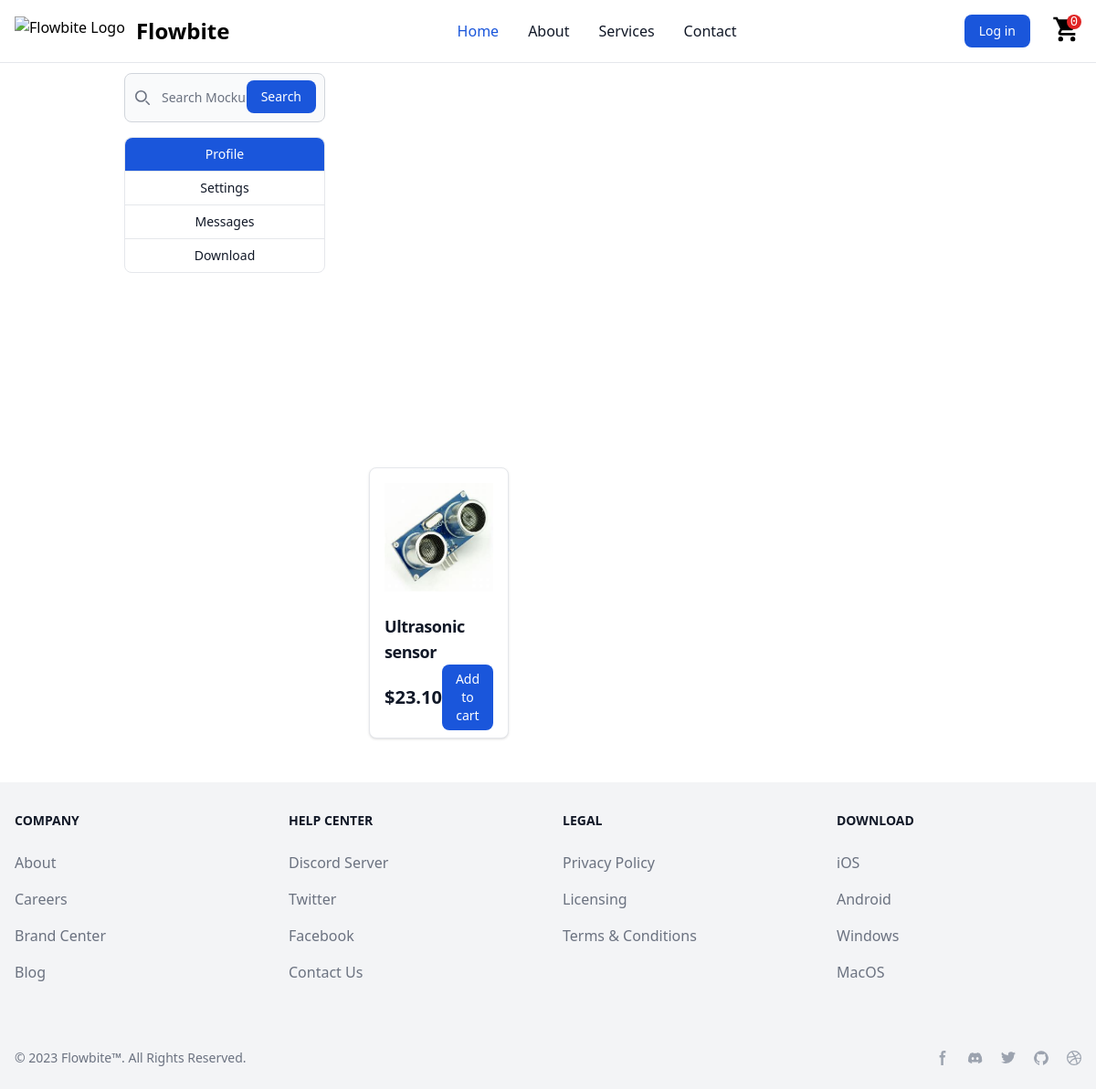
/, run on an earlier commit of the app's database.
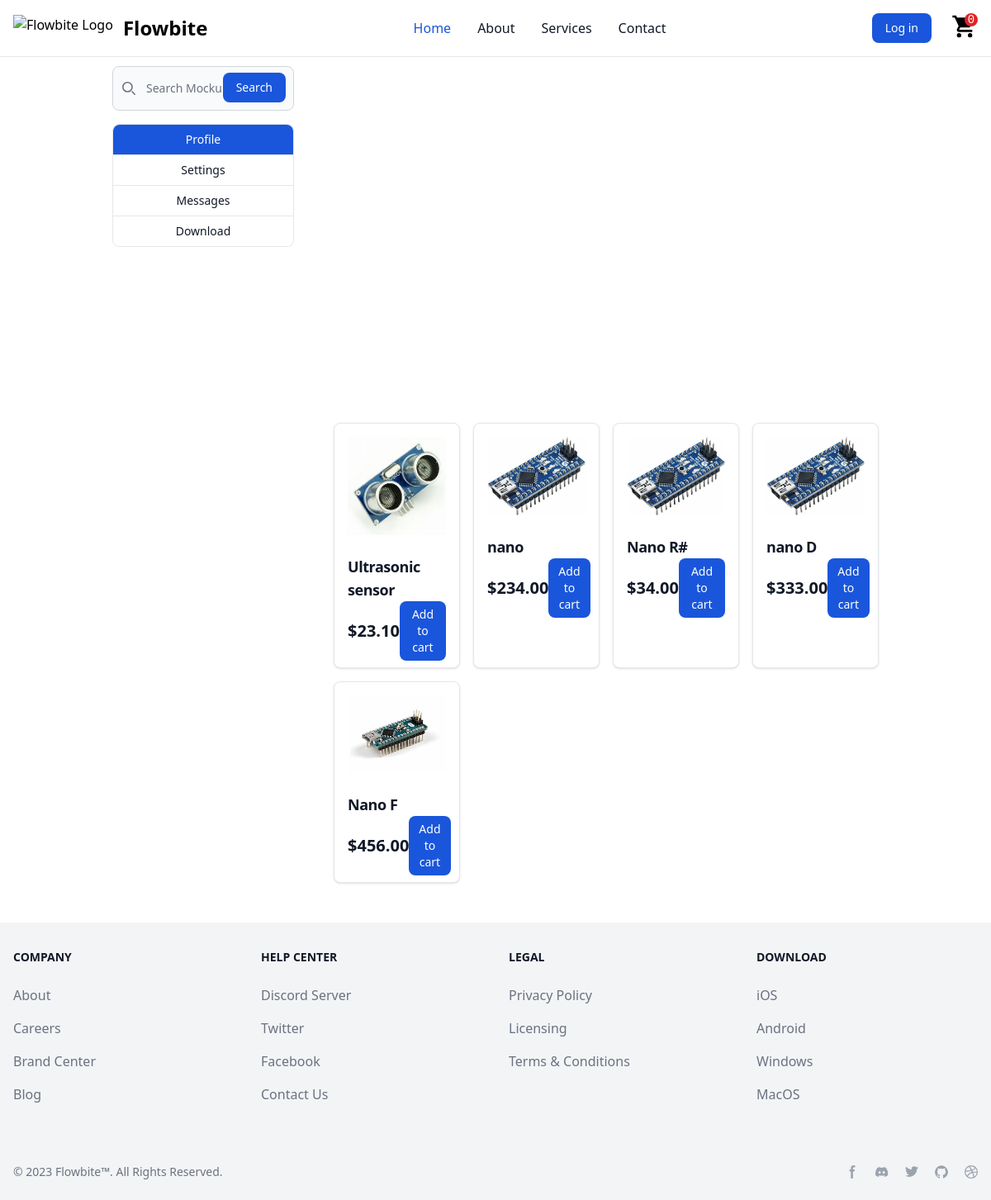
And on a later commit of the database.
### store/models.py (models this page shows, shortened)
class Product(models.Model):
    name = models.CharField(max_length=200, null=True)
    price = models.DecimalField(max_digits=7, decimal_places=2)
    digital = models.BooleanField(default=False, null=True, blank=True)
    image = models.ImageField(null=True, blank=True)
    @property
    def imageURL(self):
        try:
            url = self.image.url
        except:
            url = ''
        return url

### store/views.py (the view)
# urls.py: path('', include('store.urls')),
def store(request):
    data = cartData(request)
    cartItems = data['cartItems']
    products = Product.objects.all()
    context = {'products': products, 'cartItems': cartItems}
    return render(request, 'store.html', context)

### templates/store.html (shortened to what this page needs)
{% extends 'main.html' %}
{% load static %}
{% block content %}
<div class="flex flex-col lg:flex-row">
    <div class="lg:w-3/12 lg:mr-12">
        <form class="mb-4">
            <div class="relative">
                <div class="absolute inset-y-0 left-0 flex items-center pl-3 pointer-events-none">
                </div>
                <input type="search" id="default-search" class="block w-full p-4 pl-10 text-sm text-gray-900 border border-gray-300 rounded-lg bg-gray-50 focus:ring-blue-500 focus:border-blue-500 dark:bg-gray-700 dark:border-gray-600 dark:placeholder-gray-400 dark:text-white dark:focus:ring-blue-500 dark:focus:border-blue-500" placeholder="Search Mockups, Logos..." required>
                <button type="submit" class="text-white absolute right-2.5 bottom-2.5 bg-blue-700 hover:bg-blue-800 focus:ring-4 focus:outline-none focus:ring-blue-300 font-medium rounded-lg text-sm px-4 py-2 dark:bg-blue-600 dark:hover:bg-blue-700 dark:focus:ring-blue-800">Search</button>
            </div>
        </form>
        <div
            class="w-50 text-sm font-medium text-gray-900 bg-white border border-gray-200 rounded-lg dark:bg-gray-700 dark:border-gray-600 dark:text-white relative">
            <div class="relative group">
                <button aria-haspopup="true"
                    class="block w-full px-4 py-2 text-white bg-blue-700 border-b border-gray-200 rounded-t-lg cursor-pointer dark:bg-gray-800 dark:border-gray-600 dark:hover:bg-gray-600 dark:hover:text-white dark:focus:ring-gray-500 dark:focus:text-white">
                    Profile
                </button>
            </div>
            <div class="relative group">
                <button aria-haspopup="true"
                    class="block w-full px-4 py-2 border-b border-gray-200 cursor-pointer hover:bg-gray-100 hover:text-blue-700 focus:outline-none focus:ring-2 focus:ring-blue-700 focus:text-blue-700 dark:border-gray-600 dark:hover:bg-gray-600 dark:hover:text-white dark:focus:ring-gray-500 dark:focus:text-white">
                    Settings
                </button>
            </div>
            <div class="relative group">
                <button aria-haspopup="true"
                    class="block w-full px-4 py-2 border-b border-gray-200 cursor-pointer hover:bg-gray-100 hover:text-blue-700 focus:outline-none focus:ring-2 focus:ring-blue-700 focus:text-blue-700 dark:border-gray-600 dark:hover:bg-gray-600 dark:hover:text-white dark:focus:ring-gray-500 dark:focus:text-white">
                    Messages
                </button>
            </div>
            <div class="relative group">
                <button aria-haspopup="true"
                    class="block w-full px-4 py-2 rounded-b-lg cursor-pointer hover:bg-gray-100 hover:text-blue-700 focus:outline-none focus:ring-2 focus:ring-blue-700 focus:text-blue-700 dark:border-gray-600 dark:hover:bg-gray-600 dark:hover:text-white dark:focus:ring-gray-500 dark:focus:text-white">
                    Download
                </button>
            </div>
        </div>
    </div>
    <div class="lg:w-9/12">
        <div id="default-carousel" class="relative w-full" data-carousel="slide">
            <div class="relative h-56 lg:h-96 overflow-hidden rounded-lg md:h-96">
            </div>
            <div class="absolute z-30 flex space-x-3 -translate-x-1/2 bottom-5 left-1/2">
                <button type="button" class="w-3 h-3 rounded-full" aria-current="true" aria-label="Slide 1"
                    data-carousel-slide-to="0"></button>
                <button type="button" class="w-3 h-3 rounded-full" aria-current="false" aria-label="Slide 2"
                    data-carousel-slide-to="1"></button>
                <button type="button" class="w-3 h-3 rounded-full" aria-current="false" aria-label="Slide 3"
                    data-carousel-slide-to="2"></button>
                <button type="button" class="w-3 h-3 rounded-full" aria-current="false" aria-label="Slide 4"
                    data-carousel-slide-to="3"></button>
                <button type="button" class="w-3 h-3 rounded-full" aria-current="false" aria-label="Slide 5"
                    data-carousel-slide-to="4"></button>
            </div>
            <button type="button"
                class="absolute top-0 left-0 z-30 flex items-center justify-center h-full px-4 cursor-pointer group focus:outline-none"
                data-carousel-prev>
                <span
                    class="inline-flex items-center justify-center w-10 h-10 rounded-full bg-white/30 dark:bg-gray-800/30 group-hover:bg-white/50 dark:group-hover:bg-gray-800/60 group-focus:ring-4 group-focus:ring-white dark:group-focus:ring-gray-800/70 group-focus:outline-none">
                    <svg class="w-4 h-4 text-white dark:text-gray-800" aria-hidden="true"
                        xmlns="http://www.w3.org/2000/svg" fill="none" viewBox="0 0 6 10">
                        <path stroke="currentColor" stroke-linecap="round" stroke-linejoin="round" stroke-width="2"
                            d="M5 1 1 5l4 4" />
                    </svg>
                </span>
            </button>
            <button type="button"
                class="absolute top-0 right-0 z-30 flex items-center justify-center h-full px-4 cursor-pointer group focus:outline-none"
                data-carousel-next>
                <span
                    class="inline-flex items-center justify-center w-10 h-10 rounded-full bg-white/30 dark:bg-gray-800/30 group-hover:bg-white/50 dark:group-hover:bg-gray-800/60 group-focus:ring-4 group-focus:ring-white dark:group-focus:ring-gray-800/70 group-focus:outline-none">
                    <svg class="w-4 h-4 text-white dark:text-gray-800" aria-hidden="true"
                        xmlns="http://www.w3.org/2000/svg" fill="none" viewBox="0 0 6 10">
                        <path stroke="currentColor" stroke-linecap="round" stroke-linejoin="round" stroke-width="2"
                            d="m1 9 4-4-4-4" />
                    </svg>
                </span>
            </button>
        </div>
        <div class="grid grid-cols-1 sm:grid-cols-2 md:grid-cols-3 lg:grid-cols-4 gap-4 gap-x-4 mt-12">
            {% for product in products %}
            <div
                class="max-w-xs h-75 bg-white border border-gray-200 rounded-lg shadow dark:bg-gray-800 dark:border-gray-700">
                <a href="#">
                    <img class="p-4 rounded-t-lg max-h-45 mx-auto" src="{{product.imageURL}}" alt="product image" />
                </a>
                <div class="px-4 py-2">
                    <a href="#">
                        <h5 class="text-lg font-semibold tracking-tight text-gray-900 dark:text-white">
                            {{product.name}}
                        </h5>
                    </a>
                    <div class="flex items-center justify-between">
                        <span class="text-xl font-bold text-gray-900 dark:text-white">${{product.price}}</span>
                        <a data-product="{{product.id}}" data-action="add" href="#"
                            class="update-cart text-white bg-blue-700 hover:bg-blue-800 focus:ring-4 focus:outline-none focus:ring-blue-300 font-medium rounded-lg text-sm px-3 py-1.5 text-center dark:bg-blue-600 dark:hover:bg-blue-700 dark:focus:ring-blue-800">Add
                            to cart</a>
                    </div>
                </div>
            </div>
            {% endfor %}
        </div>
    </div>
</div>
{% endblock content %}

### templates/main.html (shortened to what this page needs)
{% load compress %}
{% load static %}
<!DOCTYPE html>
<html>
<head>
    {% compress css %}
    <link rel="stylesheet" href="{% static 'src/output.css' %}">
    {% endcompress %}
</head>
<body>
<nav class="bg-white dark:bg-gray-900 fixed w-full z-20 top-0 left-0 border-b border-gray-200 dark:border-gray-600">
    <div class="max-w-screen-xl flex flex-wrap items-center justify-between mx-auto p-4">
        <a href="https://flowbite.com/" class="flex items-center">
            <img src="https://flowbite.com/docs/images/logo.svg" class="h-8 mr-3" alt="Flowbite Logo">
            <span class="self-center text-2xl font-semibold whitespace-nowrap dark:text-white">Flowbite</span>
        </a>
        <div class="flex md:order-2">
            {% if user.is_authenticated %}
                <a href="{% url 'logout' %}">
                    <button type="button"
                    class="text-white bg-red-700 hover:bg-red-800 focus:ring-4 focus:outline-none focus:ring-red-300 font-medium rounded-lg text-sm px-4 py-2 text-center mr-3 md:mr-0 dark:bg-red-600 dark:hover:bg-red-700 dark:focus:ring-red-800">Log out</button>
                </a>
            {% else %}
                <a href="{% url 'login' %}">
                    <button type="button"
                    class="text-white bg-blue-700 hover:bg-blue-800 focus:ring-4 focus:outline-none focus:ring-blue-300 font-medium rounded-lg text-sm px-4 py-2 text-center mr-3 md:mr-0 dark:bg-blue-600 dark:hover:bg-blue-700 dark:focus:ring-blue-800">Log in</button>
                </a>
            {% endif %}
            <li class="font-sans block mt-4 lg:inline-block lg:mt-0 lg:ml-6 align-middle text-black hover:text-gray-700">
                <a href="{% url 'cart' %}" role="button" class="relative flex">
                    <span class="absolute right-0 top-0 rounded-full bg-red-600 w-4 h-4 top right p-0 m-0 text-white font-mono text-sm  leading-tight text-center">{{cartItems}}
                    </span>
                </a>
            </li>
        </div>
        <div class="items-center justify-between hidden w-full md:flex md:w-auto md:order-1" id="navbar-sticky">
            <ul
                class="flex flex-col p-4 md:p-0 mt-4 font-medium border border-gray-100 rounded-lg bg-gray-50 md:flex-row md:space-x-8 md:mt-0 md:border-0 md:bg-white dark:bg-gray-800 md:dark:bg-gray-900 dark:border-gray-700">
                <li>
                    <a href="{% url 'store' %}"
                        class="block py-2 pl-3 pr-4 text-white bg-blue-700 rounded md:bg-transparent md:text-blue-700 md:p-0 md:dark:text-blue-500"
                        aria-current="page">Home</a>
                </li>
                <li>
                    <a href="#"
                        class="block py-2 pl-3 pr-4 text-gray-900 rounded hover:bg-gray-100 md:hover:bg-transparent md:hover:text-blue-700 md:p-0 md:dark:hover:text-blue-500 dark:text-white dark:hover:bg-gray-700 dark:hover:text-white md:dark:hover:bg-transparent dark:border-gray-700">About</a>
                </li>
                <li>
                    <a href="#"
                        class="block py-2 pl-3 pr-4 text-gray-900 rounded hover:bg-gray-100 md:hover:bg-transparent md:hover:text-blue-700 md:p-0 md:dark:hover:text-blue-500 dark:text-white dark:hover:bg-gray-700 dark:hover:text-white md:dark:hover:bg-transparent dark:border-gray-700">Services</a>
                </li>
                <li>
                    <a href="#"
                        class="block py-2 pl-3 pr-4 text-gray-900 rounded hover:bg-gray-100 md:hover:bg-transparent md:hover:text-blue-700 md:p-0 md:dark:hover:text-blue-500 dark:text-white dark:hover:bg-gray-700 dark:hover:text-white md:dark:hover:bg-transparent dark:border-gray-700">Contact</a>
                </li>
            </ul>
        </div>
    </div>
</nav>
    <div class="container mx-auto px-12 mt-20">
        {% block content %}
        {% endblock content %}
    </div>
<footer class="bg-gray-100 dark:bg-gray-900 mt-12">
    <div class="mx-auto w-full max-w-screen-xl">
      <div class="grid grid-cols-2 gap-8 px-4 py-6 lg:py-8 md:grid-cols-4">
        <div>
            <h2 class="mb-6 text-sm font-semibold text-gray-900 uppercase dark:text-white">Company</h2>
            <ul class="text-gray-500 dark:text-gray-400 font-medium">
                <li class="mb-4">
                    <a href="#" class=" hover:underline">About</a>
                </li>
                <li class="mb-4">
                    <a href="#" class="hover:underline">Careers</a>
                </li>
                <li class="mb-4">
                    <a href="#" class="hover:underline">Brand Center</a>
                </li>
                <li class="mb-4">
                    <a href="#" class="hover:underline">Blog</a>
                </li>
            </ul>
        </div>
        <div>
            <h2 class="mb-6 text-sm font-semibold text-gray-900 uppercase dark:text-white">Help center</h2>
            <ul class="text-gray-500 dark:text-gray-400 font-medium">
                <li class="mb-4">
                    <a href="#" class="hover:underline">Discord Server</a>
                </li>
                <li class="mb-4">
                    <a href="#" class="hover:underline">Twitter</a>
                </li>
                <li class="mb-4">
                    <a href="#" class="hover:underline">Facebook</a>
                </li>
                <li class="mb-4">
                    <a href="#" class="hover:underline">Contact Us</a>
                </li>
            </ul>
        </div>
        <div>
            <h2 class="mb-6 text-sm font-semibold text-gray-900 uppercase dark:text-white">Legal</h2>
            <ul class="text-gray-500 dark:text-gray-400 font-medium">
                <li class="mb-4">
                    <a href="#" class="hover:underline">Privacy Policy</a>
                </li>
                <li class="mb-4">
                    <a href="#" class="hover:underline">Licensing</a>
                </li>
                <li class="mb-4">
                    <a href="#" class="hover:underline">Terms &amp; Conditions</a>
                </li>
            </ul>
        </div>
        <div>
            <h2 class="mb-6 text-sm font-semibold text-gray-900 uppercase dark:text-white">Download</h2>
            <ul class="text-gray-500 dark:text-gray-400 font-medium">
                <li class="mb-4">
                    <a href="#" class="hover:underline">iOS</a>
                </li>
                <li class="mb-4">
                    <a href="#" class="hover:underline">Android</a>
                </li>
                <li class="mb-4">
                    <a href="#" class="hover:underline">Windows</a>
                </li>
                <li class="mb-4">
                    <a href="#" class="hover:underline">MacOS</a>
                </li>
            </ul>
        </div>
    </div>
    <div class="px-4 py-6 bg-gray-100 dark:bg-gray-700 md:flex md:items-center md:justify-between">
        <span class="text-sm text-gray-500 dark:text-gray-300 sm:text-center">© 2023 <a href="https://flowbite.com/">Flowbite™</a>. All Rights Reserved.
        </span>
        <div class="flex mt-4 sm:justify-center md:mt-0 space-x-5 rtl:space-x-reverse">
            <a href="#" class="text-gray-400 hover:text-gray-900 dark:hover:text-white">
                  <svg class="w-4 h-4" aria-hidden="true" xmlns="http://www.w3.org/2000/svg" fill="currentColor" viewBox="0 0 8 19">
                        <path fill-rule="evenodd" d="M6.135 3H8V0H6.135a4.147 4.147 0 0 0-4.142 4.142V6H0v3h2v9.938h3V9h2.021l.592-3H5V3.591A.6.6 0 0 1 5.592 3h.543Z" clip-rule="evenodd"/>
                    </svg>
              </a>
              <a href="#" class="text-gray-400 hover:text-gray-900 dark:hover:text-white">
              </a>
              <a href="#" class="text-gray-400 hover:text-gray-900 dark:hover:text-white">
              </a>
              <a href="#" class="text-gray-400 hover:text-gray-900 dark:hover:text-white">
              </a>
              <a href="#" class="text-gray-400 hover:text-gray-900 dark:hover:text-white">
              </a>
        </div>
      </div>
    </div>
</footer>
</body>
</html>

What changed in the data, as far as the page shows it:
added Product: imageURL (picture), name "nano", price "234.00"
added Product: imageURL (picture), name "Nano R#", price "34.00"
added Product: imageURL (picture), name "nano D", price "333.00"
added Product: imageURL (picture), name "Nano F", price "456.00"
